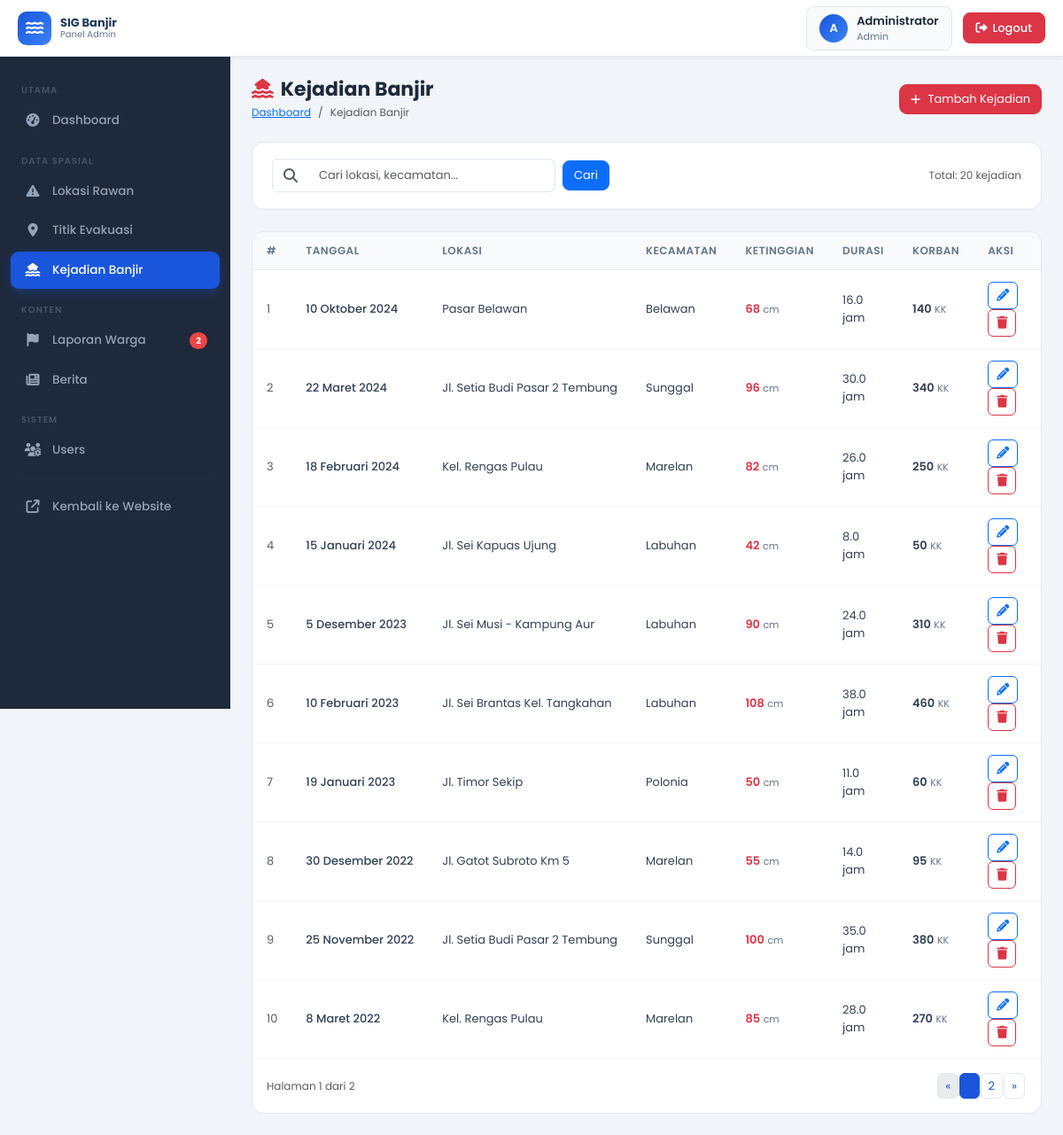
/admin/kejadian.php (signed in), run on the app's committed database.
### tables this page shows
CREATE TABLE kejadian_banjir (
  id INT PRIMARY KEY AUTO_INCREMENT,
  lokasi_id INT,
  tanggal DATE NOT NULL,
  ketinggian_cm INT DEFAULT 0,
  durasi_jam DECIMAL(5,1) DEFAULT 0,
  korban_terdampak INT DEFAULT 0,
  keterangan TEXT,
  created_at TIMESTAMP DEFAULT CURRENT_TIMESTAMP,
  FOREIGN KEY (lokasi_id) REFERENCES lokasi_rawan(id) ON DELETE SET NULL,
  INDEX idx_lokasi (lokasi_id),
  INDEX idx_tanggal (tanggal)
);

CREATE TABLE lokasi_rawan (
  id INT PRIMARY KEY AUTO_INCREMENT,
  nama VARCHAR(200) NOT NULL,
  kecamatan_id INT,
  kelurahan_id INT,
  latitude DECIMAL(10,8) NOT NULL,
  longitude DECIMAL(11,8) NOT NULL,
  geojson TEXT,
  tingkat ENUM('rendah','sedang','tinggi') NOT NULL DEFAULT 'rendah',
  ketinggian_air_cm INT DEFAULT 0,
  penyebab VARCHAR(255),
  keterangan TEXT,
  status ENUM('aktif','nonaktif') DEFAULT 'aktif',
  created_at TIMESTAMP DEFAULT CURRENT_TIMESTAMP,
  FOREIGN KEY (kecamatan_id) REFERENCES kecamatan(id) ON DELETE SET NULL,
  FOREIGN KEY (kelurahan_id) REFERENCES kelurahan(id) ON DELETE SET NULL,
  INDEX idx_kecamatan (kecamatan_id),
  INDEX idx_tingkat (tingkat),
  INDEX idx_status (status)
);

CREATE TABLE kecamatan (
  id INT PRIMARY KEY AUTO_INCREMENT,
  nama VARCHAR(100) NOT NULL,
  kode VARCHAR(20)
);

### includes/functions.php (called while the page is built, shortened)
<?php
function formatDate(string $date, string $format = 'd F Y'): string {
    $bulanIndo = [
        1 => 'Januari', 'Februari', 'Maret', 'April', 'Mei', 'Juni',
        'Juli', 'Agustus', 'September', 'Oktober', 'November', 'Desember'
    ];
    $hariIndo = [
        'Sunday'    => 'Minggu',
        'Monday'    => 'Senin',
        'Tuesday'   => 'Selasa',
        'Wednesday' => 'Rabu',
        'Thursday'  => 'Kamis',
        'Friday'    => 'Jumat',
        'Saturday'  => 'Sabtu'
    ];
    $timestamp = is_numeric($date) ? $date : strtotime($date);
    $tanggal = date('j', $timestamp);
    $bulan = $bulanIndo[(int)date('n', $timestamp)];
    $tahun = date('Y', $timestamp);
    $hari = $hariIndo[date('l', $timestamp)];
    if ($format === 'd F Y') {
        return $tanggal . ' ' . $bulan . ' ' . $tahun;
    } elseif ($format === 'l, d F Y') {
        return $hari . ', ' . $tanggal . ' ' . $bulan . ' ' . $tahun;
    } elseif ($format === 'd/m/Y') {
        return date('d/m/Y', $timestamp);
    } else {
        return date($format, $timestamp);
    }
}
function pagination(int $total, int $perPage, int $currentPage, string $baseUrl): array {
    $totalPages = ceil($total / $perPage);
    $currentPage = max(1, min($currentPage, $totalPages));
    $offset = ($currentPage - 1) * $perPage;
    $separator = (strpos($baseUrl, '?') !== false) ? '&' : '?';
    $prevPage = $currentPage > 1 ? $currentPage - 1 : null;
    $nextPage = $currentPage < $totalPages ? $currentPage + 1 : null;
    $links = [];
    $rangeStart = max(1, $currentPage - 2);
    $rangeEnd = min($totalPages, $currentPage + 2);
    for ($i = $rangeStart; $i <= $rangeEnd; $i++) {
        $links[] = [
            'page' => $i,
            'url' => $baseUrl . $separator . 'page=' . $i,
            'active' => ($i === $currentPage)
        ];
    }
    return [
        'total' => $total,
        'perPage' => $perPage,
        'currentPage' => $currentPage,
        'totalPages' => $totalPages,
        'offset' => $offset,
        'prev' => $prevPage ? $baseUrl . $separator . 'page=' . $prevPage : null,
        'next' => $nextPage ? $baseUrl . $separator . 'page=' . $nextPage : null,
        'links' => $links,
        'hasMore' => $currentPage < $totalPages
    ];
}

### admin/kejadian.php (the view, shortened to what this page needs)
<?php
require_once __DIR__ . '/../includes/functions.php';
$db = getDB();
$search  = trim($_GET['search'] ?? '');
$page    = max(1, (int) ($_GET['page'] ?? 1));
$perPage = 10;
$searchParam = "%{$search}%";
$totalStmt = $db->prepare("
    SELECT COUNT(*)
    FROM kejadian_banjir kb
    LEFT JOIN lokasi_rawan lr ON kb.lokasi_id = lr.id
    LEFT JOIN kecamatan k ON lr.kecamatan_id = k.id
    WHERE lr.nama LIKE ? OR k.nama LIKE ? OR kb.keterangan LIKE ?
");
$totalStmt->execute([$searchParam, $searchParam, $searchParam]);
$total = (int) $totalStmt->fetchColumn();
$paging = pagination($total, $perPage, $page,
    '/GIS_BANJIR/admin/kejadian.php' . ($search ? '?search=' . urlencode($search) : ''));
$offset = $paging['offset'];
$dataStmt = $db->prepare("
    SELECT kb.*, lr.nama AS nama_lokasi, k.nama AS nama_kecamatan
    FROM kejadian_banjir kb
    LEFT JOIN lokasi_rawan lr ON kb.lokasi_id = lr.id
    LEFT JOIN kecamatan k ON lr.kecamatan_id = k.id
    WHERE lr.nama LIKE ? OR k.nama LIKE ? OR kb.keterangan LIKE ?
    ORDER BY kb.tanggal DESC
    LIMIT {$perPage} OFFSET {$offset}
");
$dataStmt->execute([$searchParam, $searchParam, $searchParam]);
$kejadianList = $dataStmt->fetchAll();
require_once __DIR__ . '/includes/header.php';
?>
<div class="page-header">
    <div class="page-header-left">
        <h1><i class="fa-solid fa-house-flood-water me-2 text-danger"></i>Kejadian Banjir</h1>
        <nav aria-label="breadcrumb">
            <ol class="breadcrumb mb-0">
                <li class="breadcrumb-item"><a href="/GIS_BANJIR/admin/index.php">Dashboard</a></li>
                <li class="breadcrumb-item active">Kejadian Banjir</li>
            </ol>
        </nav>
    </div>
    <button class="btn btn-danger d-flex align-items-center gap-2" style="border-radius:9px; font-size:13px"
            data-bs-toggle="modal" data-bs-target="#modalTambah">
        <i class="fa-solid fa-plus"></i> Tambah Kejadian
    </button>
</div>
<div class="data-card mb-4">
    <div class="data-card-header">
        <form method="GET" class="d-flex gap-2 flex-wrap w-100 align-items-center">
            <div class="input-group" style="max-width:320px">
                <span class="input-group-text bg-white" style="border-color:#e2e8f0">
                    <i class="fa-solid fa-search text-muted"></i>
                </span>
                <input type="text" name="search" class="form-control" placeholder="Cari lokasi, kecamatan..."
                       value="<?= htmlspecialchars($search, ENT_QUOTES, 'UTF-8') ?>" style="border-left:none">
            </div>
            <button type="submit" class="btn btn-primary" style="border-radius:8px; font-size:13px">Cari</button>
            <span class="ms-auto text-muted" style="font-size:12px">Total: <?= $total ?> kejadian</span>
        </form>
    </div>
</div>
<div class="data-card">
    <div class="data-card-body">
        <?php if (count($kejadianList) === 0): ?>
            <div class="text-center text-muted py-5">
                <i class="fa-solid fa-house-flood-water fa-3x mb-3 d-block opacity-50"></i>
                <?= $search ? 'Tidak ada data yang cocok dengan pencarian.' : 'Belum ada data kejadian banjir.' ?>
            </div>
        <?php else: ?>
        <div class="table-responsive">
            <table class="admin-table w-100" aria-label="Tabel Kejadian Banjir">
                <thead>
                    <tr>
                        <th style="width:40px">#</th>
                        <th>Tanggal</th>
                        <th>Lokasi</th>
                        <th>Kecamatan</th>
                        <th>Ketinggian</th>
                        <th>Durasi</th>
                        <th>Korban</th>
                        <th style="width:110px">Aksi</th>
                    </tr>
                </thead>
                <tbody>
                    <?php foreach ($kejadianList as $i => $kej): ?>
                    <tr>
                        <td class="text-muted"><?= $paging['offset'] + $i + 1 ?></td>
                        <td style="white-space:nowrap; font-weight:500"><?= formatDate($kej['tanggal']) ?></td>
                        <td>
                            <div style="max-width:200px; overflow:hidden; text-overflow:ellipsis; white-space:nowrap"
                                 title="<?= htmlspecialchars($kej['nama_lokasi'] ?? '', ENT_QUOTES, 'UTF-8') ?>">
                                <?= htmlspecialchars($kej['nama_lokasi'] ?? '<em>Tidak diketahui</em>', ENT_QUOTES, 'UTF-8') ?>
                            </div>
                        </td>
                        <td><?= htmlspecialchars($kej['nama_kecamatan'] ?? '-', ENT_QUOTES, 'UTF-8') ?></td>
                        <td>
                            <span class="fw-semibold text-danger"><?= (int)$kej['ketinggian_cm'] ?></span>
                            <span style="font-size:11px; color:#64748b"> cm</span>
                        </td>
                        <td><?= number_format((float)$kej['durasi_jam'], 1) ?> jam</td>
                        <td>
                            <span class="fw-semibold"><?= number_format((int)$kej['korban_terdampak']) ?></span>
                            <span style="font-size:11px; color:#64748b"> KK</span>
                        </td>
                        <td>
                            <button class="btn btn-sm btn-outline-primary me-1" style="border-radius:6px; padding:4px 9px"
                                    onclick="bukaModalEdit(<?= htmlspecialchars(json_encode($kej), JSON_HEX_TAG|JSON_HEX_APOS|JSON_HEX_QUOT|JSON_HEX_AMP) ?>)"
                                    title="Edit" aria-label="Edit kejadian <?= formatDate($kej['tanggal']) ?>">
                                <i class="fa-solid fa-pencil"></i>
                            </button>
                            <form id="hapus-<?= $kej['id'] ?>" method="POST" class="d-inline">
                                <button type="button" class="btn btn-sm btn-outline-danger" style="border-radius:6px; padding:4px 9px"
                                        onclick="konfirmasiHapus('hapus-<?= $kej['id'] ?>', 'kejadian <?= formatDate($kej['tanggal']) ?>')"
                                        title="Hapus" aria-label="Hapus kejadian <?= formatDate($kej['tanggal']) ?>">
                                    <i class="fa-solid fa-trash"></i>
                                </button>
                            </form>
                        </td>
                    </tr>
                    <?php endforeach; ?>
                </tbody>
            </table>
        </div>
        <?php if ($paging['totalPages'] > 1): ?>
        <div class="d-flex justify-content-between align-items-center px-3 py-3 border-top" style="border-color:#f1f5f9 !important">
            <span class="text-muted" style="font-size:12px">
                Halaman <?= $paging['currentPage'] ?> dari <?= $paging['totalPages'] ?>
            </span>
            <nav aria-label="Pagination Kejadian">
                <ul class="pagination pagination-sm mb-0">
                    <li class="page-item <?= !$paging['prev'] ? 'disabled' : '' ?>">
                        <a class="page-link" href="<?= $paging['prev'] ?? '#' ?>">&laquo;</a>
                    </li>
                    <?php foreach ($paging['links'] as $link): ?>
                    <li class="page-item <?= $link['active'] ? 'active' : '' ?>">
                        <a class="page-link" href="<?= htmlspecialchars($link['url'], ENT_QUOTES, 'UTF-8') ?>"><?= $link['page'] ?></a>
                    </li>
                    <?php endforeach; ?>
                    <li class="page-item <?= !$paging['next'] ? 'disabled' : '' ?>">
                        <a class="page-link" href="<?= $paging['next'] ?? '#' ?>">&raquo;</a>
                    </li>
                </ul>
            </nav>
        </div>
        <?php endif; ?>
        <?php endif; ?>
    </div>
</div>
<?php require_once __DIR__ . '/includes/footer.php'; ?>

### admin/includes/header.php (style rules this page uses)
:root { --admin-primary: #1a56db; --admin-secondary: #1e3a5f; --admin-sidebar-bg: #1e293b; --admin-sidebar-hover: #334155; --admin-sidebar-active: #1a56db; --admin-sidebar-width: 260px; --admin-topbar-height: 64px; --admin-text-light: #94a3b8; }
*, *::before, *::after { box-sizing: border-box; }
body { font-family: 'Poppins', sans-serif; background-color: #f1f5f9; color: #334155; font-size: 14px; }
.page-header { display: flex; align-items: center; justify-content: space-between; margin-bottom: 24px; }
.page-header-left h1 { font-size: 22px; font-weight: 700; color: #1e293b; margin: 0; }
.page-header-left .breadcrumb { font-size: 12px; margin: 4px 0 0; }
.data-card { background: #fff; border-radius: 14px; border: 1px solid #e2e8f0; overflow: hidden; }
.data-card .data-card-header { padding: 18px 22px; border-bottom: 1px solid #f1f5f9; display: flex; align-items: center; justify-content: space-between; }
.data-card .data-card-body { padding: 0; }
.admin-table { width: 100%; border-collapse: collapse; }
.admin-table th { background: #f8fafc; padding: 12px 16px; font-size: 12px; font-weight: 600; text-transform: uppercase; letter-spacing: .5px; color: #64748b; border-bottom: 1px solid #e2e8f0; white-space: nowrap; }
.admin-table td { padding: 13px 16px; border-bottom: 1px solid #f1f5f9; font-size: 13px; color: #334155; vertical-align: middle; }
.admin-table tbody tr:last-child td { border-bottom: none; }
.form-control, .form-select { font-size: 13px; border-radius: 8px; border-color: #e2e8f0; padding: 8px 12px; }
.pagination .page-link { font-size: 13px; border-radius: 6px !important; margin: 0 2px; border-color: #e2e8f0; color: var(--admin-primary); }
.pagination .page-item.active .page-link { background: var(--admin-primary); border-color: var(--admin-primary); }

### data on the page
kejadian_banjir: offset "1", tanggal "10 Oktober 2024", lokasi.nama "Pasar Belawan", kecamatan.nama "Belawan", ketinggian_cm "68", durasi_jam "16.0", korban_terdampak "140"
kejadian_banjir: offset "2", tanggal "22 Maret 2024", lokasi.nama "Jl. Setia Budi Pasar 2 Tembung", kecamatan.nama "Sunggal", ketinggian_cm "96", durasi_jam "30.0", korban_terdampak "340"
kejadian_banjir: offset "3", tanggal "18 Februari 2024", lokasi.nama "Kel. Rengas Pulau", kecamatan.nama "Marelan", ketinggian_cm "82", durasi_jam "26.0", korban_terdampak "250"
kejadian_banjir: offset "4", tanggal "15 Januari 2024", lokasi.nama "Jl. Sei Kapuas Ujung", kecamatan.nama "Labuhan", ketinggian_cm "42", durasi_jam "8.0", korban_terdampak "50"
kejadian_banjir: offset "5", tanggal "5 Desember 2023", lokasi.nama "Jl. Sei Musi - Kampung Aur", kecamatan.nama "Labuhan", ketinggian_cm "90", durasi_jam "24.0", korban_terdampak "310"
kejadian_banjir: offset "6", tanggal "10 Februari 2023", lokasi.nama "Jl. Sei Brantas Kel. Tangkahan", kecamatan.nama "Labuhan", ketinggian_cm "108", durasi_jam "38.0", korban_terdampak "460"
kejadian_banjir: offset "7", tanggal "19 Januari 2023", lokasi.nama "Jl. Timor Sekip", kecamatan.nama "Polonia", ketinggian_cm "50", durasi_jam "11.0", korban_terdampak "60"
kejadian_banjir: offset "8", tanggal "30 Desember 2022", lokasi.nama "Jl. Gatot Subroto Km 5", kecamatan.nama "Marelan", ketinggian_cm "55", durasi_jam "14.0", korban_terdampak "95"
kejadian_banjir: offset "9", tanggal "25 November 2022", lokasi.nama "Jl. Setia Budi Pasar 2 Tembung", kecamatan.nama "Sunggal", ketinggian_cm "100", durasi_jam "35.0", korban_terdampak "380"
kejadian_banjir: offset "10", tanggal "8 Maret 2022", lokasi.nama "Kel. Rengas Pulau", kecamatan.nama "Marelan", ketinggian_cm "85", durasi_jam "28.0", korban_terdampak "270"

### other printed values
substr($_SESSION['admin_nama'] ?? 'A', 0, 1) "A"
$_SESSION['admin_nama'] "Administrator"
$_SESSION['admin_role'] "Admin"
$badgeMenunggu "2"
$total "20"
$paging['currentPage'] "1"
$paging['totalPages'] "2"
$link['page'] "2"
